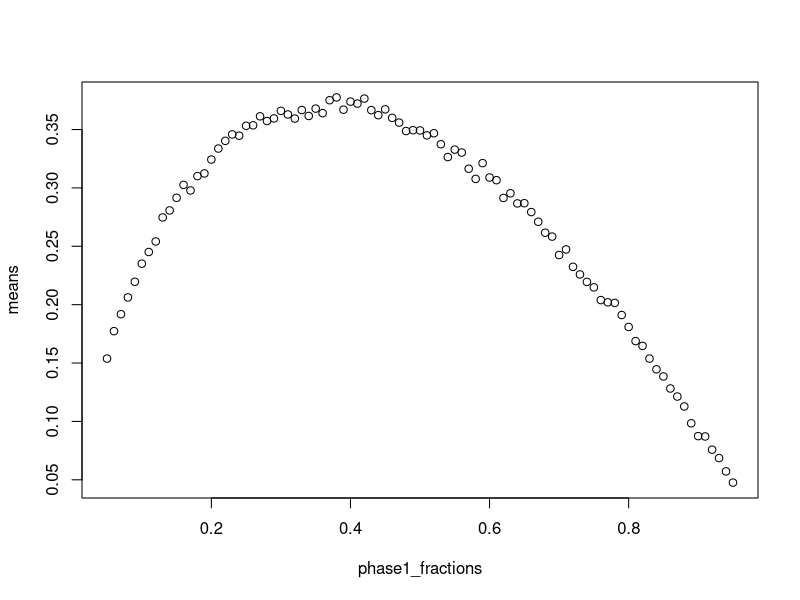
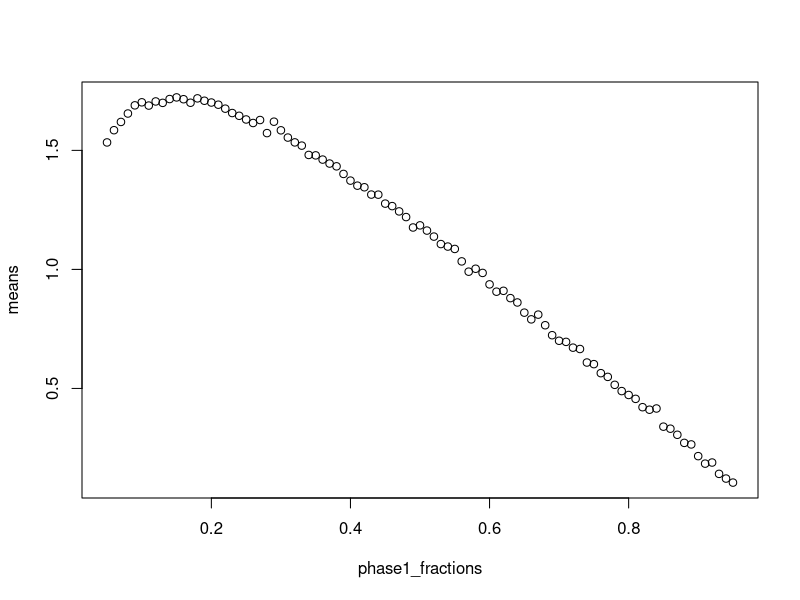

The R source for these figures, in order:
##The optimal stopping problem
set.seed(9527)

##A Model for "Strict Success"
simulate_dating=function(population=100,
                         phase1_fraction=1/exp(1),
                         num_iterations=1) {
  #is_soulmate=logical(length=num_iterations)
  is_soulmate=rep(0,length=num_iterations)
  phase1_size=round(population*phase1_fraction)
  #
  for(case_idx in 1:num_iterations) {
    #scores of potential mates
    score=rnorm(population)
    optimal_score=max(score)
    #
    # we date the first phase1_size people
    # and note the maximum score in that group
    cutoff_score=max(score[1:phase1_size])
    #
    # now select as your life partner the next date with a better score
    spouse_index=phase1_size +
      which(score[(phase1_size+1):population] 
            > cutoff_score)[1]
    
    # pick the last one if nobody better came along before then
    if (is.na(spouse_index)) {
      spouse_index=population
    }
    
    is_soulmate[case_idx]=
      (score[spouse_index]==optimal_score)
  }
  mean(is_soulmate)
}


phase1_fractions=seq(0.05, 0.95, 0.01)
means=rep(NA,length(phase1_fractions))
for(idx in 1:length(phase1_fractions)) {
  means[idx]=simulate_dating(
    population=100,
    phase1_fraction=phase1_fractions[idx],
    num_iterations=10000)
}


plot(means ~ phase1_fractions)
phase1_fractions[which.max(means)]




##A model for "Average Score"
simulate_dating_2=function(population=1000,
                           phase1_fraction=1/exp(1),
                           num_iterations=1){
  spouse_scores=rep(NA, num_iterations)
  phase1_size=round(population*phase1_fraction)
  
  for(case_idx in 1:num_iterations){
    #scores of potential mates
    score=rnorm(population)
    
    #we date the first phase1_size people
    #and note the maximum score in that group
    cutoff_score=max(score[1:phase1_size])
    optimal_score=max(score)
    
    # now select as your life partner the next date with a better score
    spouse_index=phase1_size +
      which(score[(phase1_size+1):population] 
            > cutoff_score)[1]
    
    # pick the last one if nobody better came along before then
    if(is.na(spouse_index)) {
      spouse_index=population
    }
    
    spouse_scores[case_idx]=score[spouse_index]
  }
  
  mean(spouse_scores)
}

phase1_fractions=seq(0.05, 0.95, 0.01)
means=rep(NA, length(phase1_fractions))
for(idx in 1:length(phase1_fractions)) {
  means[idx]=simulate_dating_2(
    population=100,
    phase1_fraction=phase1_fractions[idx],
    num_iterations=10000)
}

plot(means ~ phase1_fractions)
phase1_fractions[which.max(means)]